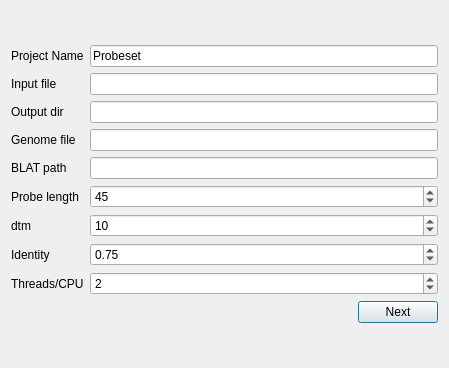
<?xml version="1.0" encoding="UTF-8"?>
<ui version="4.0">
 <class>NewProject</class>
 <widget class="QDialog" name="NewProject">
  <property name="geometry">
   <rect>
    <x>0</x>
    <y>0</y>
    <width>449</width>
    <height>368</height>
   </rect>
  </property>
  <property name="windowTitle">
   <string>NewProject</string>
  </property>
  <layout class="QVBoxLayout" name="verticalLayout_2">
   <item>
    <layout class="QGridLayout" name="gridLayout">
     <item row="4" column="0">
      <widget class="QLabel" name="label_3">
       <property name="text">
        <string>BLAT path</string>
       </property>
      </widget>
     </item>
     <item row="5" column="0">
      <widget class="QLabel" name="label_4">
       <property name="text">
        <string>Probe length</string>
       </property>
      </widget>
     </item>
     <item row="4" column="1">
      <widget class="QLineEdit" name="lineEdit_blat"/>
     </item>
     <item row="6" column="0">
      <widget class="QLabel" name="label_5">
       <property name="text">
        <string>dtm</string>
       </property>
      </widget>
     </item>
     <item row="5" column="1">
      <widget class="QSpinBox" name="spinBox_pblength">
       <property name="minimum">
        <number>30</number>
       </property>
       <property name="maximum">
        <number>300</number>
       </property>
       <property name="value">
        <number>45</number>
       </property>
      </widget>
     </item>
     <item row="8" column="1">
      <widget class="QSpinBox" name="spinBox_threads">
       <property name="minimum">
        <number>1</number>
       </property>
       <property name="maximum">
        <number>128</number>
       </property>
       <property name="value">
        <number>2</number>
       </property>
      </widget>
     </item>
     <item row="2" column="0">
      <widget class="QLabel" name="label_9">
       <property name="text">
        <string>Output dir</string>
       </property>
      </widget>
     </item>
     <item row="8" column="0">
      <widget class="QLabel" name="label_7">
       <property name="text">
        <string>Threads/CPU</string>
       </property>
      </widget>
     </item>
     <item row="0" column="1">
      <widget class="QLineEdit" name="lineEdit_prjname">
       <property name="text">
        <string>Probeset</string>
       </property>
      </widget>
     </item>
     <item row="7" column="0">
      <widget class="QLabel" name="label_6">
       <property name="text">
        <string>Identity</string>
       </property>
      </widget>
     </item>
     <item row="7" column="1">
      <widget class="QDoubleSpinBox" name="doubleSpinBox">
       <property name="maximum">
        <double>1.000000000000000</double>
       </property>
       <property name="singleStep">
        <double>0.050000000000000</double>
       </property>
       <property name="value">
        <double>0.750000000000000</double>
       </property>
      </widget>
     </item>
     <item row="3" column="0">
      <widget class="QLabel" name="label_2">
       <property name="text">
        <string>Genome file</string>
       </property>
      </widget>
     </item>
     <item row="1" column="1">
      <widget class="QLineEdit" name="lineEdit_inputfile"/>
     </item>
     <item row="3" column="1">
      <widget class="QLineEdit" name="lineEdit_genome"/>
     </item>
     <item row="1" column="0">
      <widget class="QLabel" name="label">
       <property name="text">
        <string>Input file</string>
       </property>
      </widget>
     </item>
     <item row="6" column="1">
      <widget class="QSpinBox" name="spinBox_dtm">
       <property name="minimum">
        <number>1</number>
       </property>
       <property name="value">
        <number>10</number>
       </property>
      </widget>
     </item>
     <item row="9" column="1">
      <layout class="QHBoxLayout" name="horizontalLayout">
       <item>
        <spacer name="horizontalSpacer">
         <property name="orientation">
          <enum>Qt::Horizontal</enum>
         </property>
         <property name="sizeHint" stdset="0">
          <size>
           <width>40</width>
           <height>20</height>
          </size>
         </property>
        </spacer>
       </item>
       <item>
        <widget class="QPushButton" name="pushButton_next">
         <property name="text">
          <string>Next</string>
         </property>
        </widget>
       </item>
      </layout>
     </item>
     <item row="0" column="0">
      <widget class="QLabel" name="label_8">
       <property name="text">
        <string>Project Name</string>
       </property>
      </widget>
     </item>
     <item row="2" column="1">
      <widget class="QLineEdit" name="lineEdit_output"/>
     </item>
    </layout>
   </item>
  </layout>
 </widget>
 <resources/>
 <connections/>
</ui>
